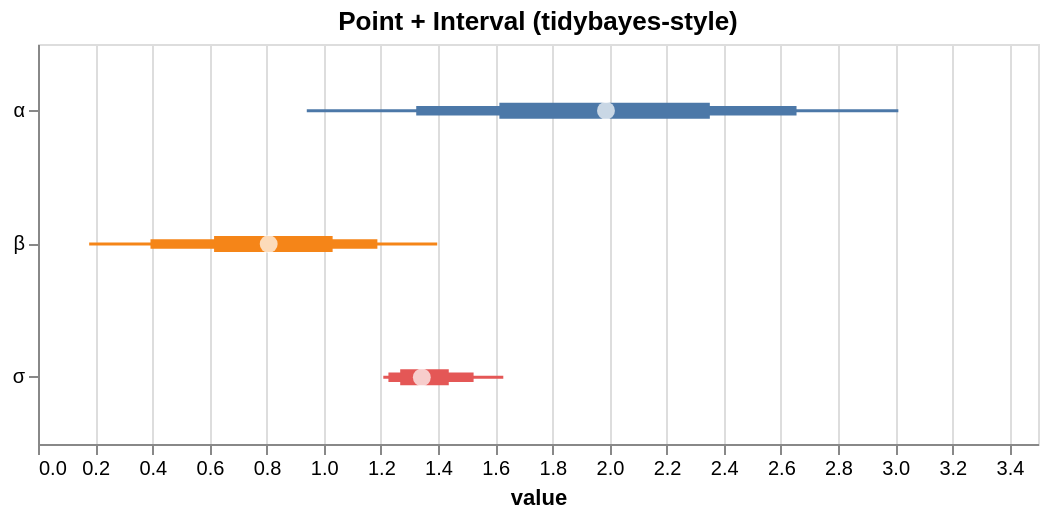

Here is the Vega-Lite specification saved for this chart:
### Vega-Lite specification from a JSON file in a GitHub repository (floating-point values rounded to 4 significant figures)
{"$schema": "https://vega.github.io/schema/vega-lite/v5.json", "height": 200, "layer": [{"encoding": {"x2": {"field": "hi_0_95_"}, "x": {"field": "lo_0_95_", "title": "value", "type": "quantitative"}, "color": {"field": "parameter", "type": "nominal", "legend": null}, "y": {"axis": {"title": null}, "field": "parameter", "type": "nominal"}}, "mark": {"strokeWidth": 1.5, "type": "rule"}}, {"encoding": {"x2": {"field": "hi_0_8_"}, "x": {"field": "lo_0_8_", "title": "value", "type": "quantitative"}, "color": {"field": "parameter", "type": "nominal", "legend": null}, "y": {"axis": {"title": null}, "field": "parameter", "type": "nominal"}}, "mark": {"strokeWidth": 4.75, "type": "rule"}}, {"encoding": {"x2": {"field": "hi_0_5_"}, "x": {"field": "lo_0_5_", "title": "value", "type": "quantitative"}, "color": {"field": "parameter", "type": "nominal", "legend": null}, "y": {"axis": {"title": null}, "field": "parameter", "type": "nominal"}}, "mark": {"strokeWidth": 8.0, "type": "rule"}}, {"encoding": {"x": {"field": "__point__", "type": "quantitative"}, "y": {"field": "parameter", "type": "nominal"}}, "mark": {"filled": true, "color": "white", "size": 80, "type": "point"}}], "data": {"values": [{"parameter": "α", "lo_0_95_": 0.9407, "lo_0_8_": 1.324, "hi_0_8_": 2.655, "hi_0_5_": 2.351, "__point__": 1.988, "hi_0_95_": 3.011, "lo_0_5_": 1.615}, {"parameter": "β", "lo_0_95_": 0.1791, "lo_0_8_": 0.3937, "hi_0_8_": 1.188, "hi_0_5_": 1.031, "__point__": 0.8074, "hi_0_95_": 1.397, "lo_0_5_": 0.6163}, {"parameter": "σ", "lo_0_95_": 1.209, "lo_0_8_": 1.226, "hi_0_8_": 1.525, "hi_0_5_": 1.438, "__point__": 1.343, "hi_0_95_": 1.629, "lo_0_5_": 1.268}]}, "title": "Point + Interval (tidybayes-style)", "width": 500}
